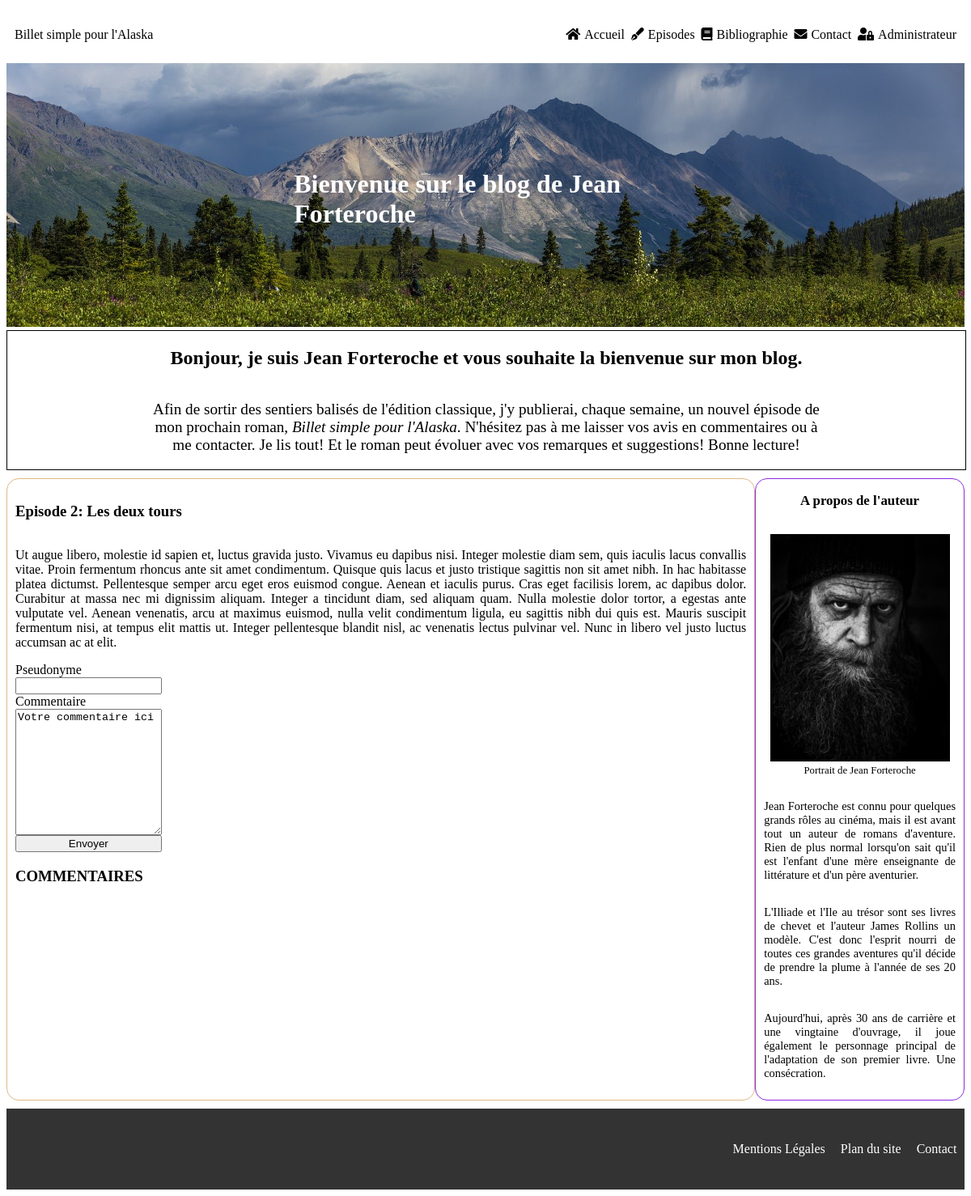
Page /index.php?action=post&id=2 on the committed database.
### tables this page shows
CREATE TABLE IF NOT EXISTS `episodes` (
  `episode_id` tinyint(11) NOT NULL AUTO_INCREMENT,
  `episode_title` char(255) NOT NULL,
  `episode_content` text NOT NULL,
  `episode_date` datetime NOT NULL,
  PRIMARY KEY (`episode_id`)
);

### src/Controller/PostController.php (called while the page is built, shortened)
<?php
class PostController
{
    private $postManager;
    private $view;
    public function __construct(PostManager $postManager, View $view)
    {
        $this->postManager = $postManager;
        $this->view = $view;
    }
    public function displayOneEpisode(int $id) : void
    {
        $data = $this->postManager->getOneEpisode($id);
        $this->view->display(['onepost' => $data[0]]);
    }
    public function displayHome() : void
    {
        $data = $this->postManager->getThreeEpisodes();
        $this->view->display(['home' => $data]);
    }
}

### public/index.php (called while the page is built, shortened)
<?php
$router = new Router();
$router->run();

### src/Model/PostManager.php (called while the page is built, shortened)
<?php
class PostManager
{
    private $database;
    public function __construct(Database $database)
    {
        $this->database = $database->databaseConnect();
    }
    public function getOneEpisode(int $id)
    {
        $episodeRequest = $this->database->prepare("SELECT * FROM episodes WHERE episode_id = :episode_id");
        $episodeRequest->bindParam(':episode_id', $id);
        $episodeRequest->execute();
        return $episodeRequest->fetchAll();
    }
}

### src/Service/Database.php (called while the page is built, shortened)
<?php
class Database
{
    private $servor = 'mysql:dbname=jean_forteroche;host=localhost;port=3308;chartset=utf-8';
    private $user = 'root';
    private $password = '';
    public function databaseConnect()
    {
        return new \PDO($this->servor, $this->user, $this->password);
    }
}

### Templates/Frontoffice/onepost.html.php (the view)
<article>
    <h3>Episode <?=$data['onepost']['episode_id']?>: <?=$data['onepost']['episode_title']?></h3>
    <p><?=$data['onepost']['episode_content']?></p>
</article>
<form class="comment_form" method="post" action="post.php">
    <label for="pseudo">Pseudonyme</label>
    <input type="text" name="pseudo"/>
    <label for="comment">Commentaire</label>
    <textarea class="comment_area" name="comment" rows="10" cols="40">Votre commentaire ici</textarea>
    <input type="submit" value="Envoyer"/>
</form>
<h3>COMMENTAIRES</h3>

### public/css/style.css (style rules this page uses)
html { font-family: aileron; }
article { display: flex; flex-direction: column; }
article p { text-align: justify; }
.comment_form { display: flex; flex-direction: column; width: 20%; }

### rows in the picture
episodes: episode_id "2", episode_title "Les deux tours", episode_content "Ut augue libero, molestie id sapien et, luctus gravida justo. Vivamus eu dapibus nisi. Integer molestie diam sem, quis iaculis lacus convallis vitae. Proin fermentum rhoncus ante sit amet condimentum. Quisque quis lacus et justo tristique sagittis non sit amet nibh. In hac habitasse platea dictumst. Pellentesque semper arcu eget eros euismod congue. Aenean et iaculis purus. Cras eget facilisis lorem, ac dapibus dolor. Curabitur at massa nec mi dignissim aliquam. Integer a tincidunt diam, sed aliquam quam. Nulla molestie dolor tortor, a egestas ante vulputate vel. Aenean venenatis, arcu at maximus euismod, nulla velit condimentum ligula, eu sagittis nibh dui quis est. Mauris suscipit…"
